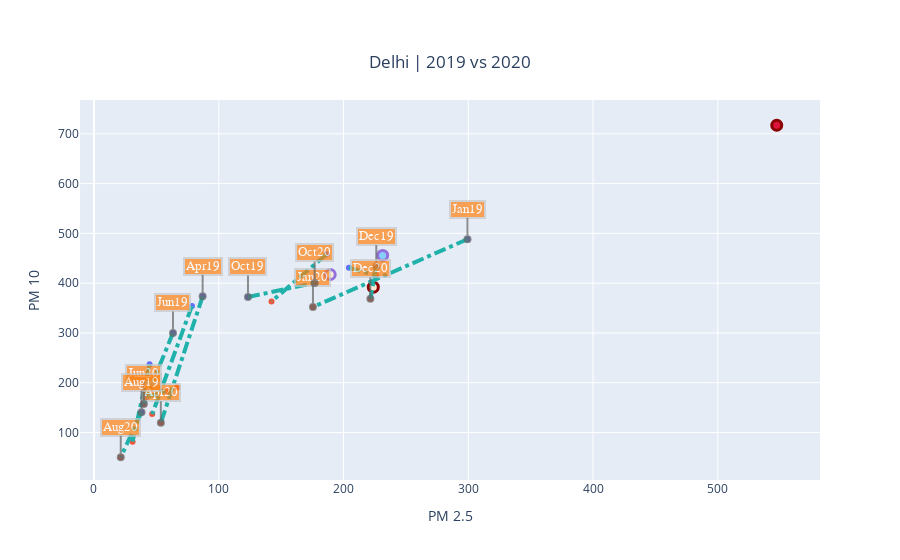

Here is the notebook cell this chart was saved with:
### Code cell
### 2019 ###
xlist = pm25_2019["value"]
xlist = np.asarray(xlist)
ylist = pm10_2019["value"]
ylist = np.asarray(ylist)
merged_list = tuple(zip(xlist, ylist))

### 2020 ###
xlist1 = pm25_2020["value"]
xlist1 = np.asarray(xlist1)
ylist1 = pm10_2020["value"]
ylist1 = np.asarray(ylist1)
merged_list1 = tuple(zip(xlist1, ylist1))

fig= go.Figure()

########################### 2019 ############################


fig.add_trace(go.Scatter(x=pm25_2019["value"], y=pm10_2019["value"], mode = 'markers', name="2019"))

fig.add_trace(go.Scatter(x=pm25_2020["value"], y=pm10_2020["value"], mode = 'markers', name="2020"))


month_19 = ['Jan19','Feb19','','Apr19','May19','Jun19','Jul19','Aug19','Sep19','Oct19','Nov19','Dec19']
month_20 = ['Jan20','Feb20','','Apr20','May20','Jun20','Jul20','Aug20','Sep20','Oct20','Nov20','Dec20']
num_month = [0,3,5,7,9,11] ## 2 == march (data NA)

month_list = list(map(lambda x, y:(x,y), month_19, month_20)) 

for i in num_month:
    fig.add_annotation(
                x=merged_list[i][0],
                y=merged_list[i][1],
                text= month_list[i][0],
    showarrow=True,
            font=dict(
                family="Courier New, monospace",
                size=13,
                color="#ffffff"
                ),
            align="center",
            arrowhead=6,
            arrowsize=1,
            arrowwidth=2,
            arrowcolor="#636363",
            ax=0,
            ay=-30,
            bordercolor="#c7c7c7",
            borderwidth=2,
            borderpad=1,
            bgcolor="#ff7f0e",
            opacity=0.7)


    fig.add_annotation(
                x=merged_list1[i][0],
                y=merged_list1[i][1],
                text= month_list[i][1],
    showarrow=True,
            font=dict(
                family="Courier New, monospace",
                size=13,
                color="#ffffff"
                ),
            align="center",
            arrowhead=6,
            arrowsize=1,
            arrowwidth=2,
            arrowcolor="#636363",
            ax=0,
            ay=-30,
            bordercolor="#c7c7c7",
            borderwidth=2,
            borderpad=1,
            bgcolor="#ff7f0e",
            opacity=0.7)

    fig.update_annotations(visible=True)
###################################### joining Jan 2019 - Jan 2020 #################

for i in num:
    fig.add_shape(type="line",
    x0=merged_list[i][0], y0=merged_list[i][1], x1=merged_list1[i][0], y1=merged_list1[i][1],
    line=dict(
        color="LightSeaGreen",
        width=4,
        dash="dashdot",
    )
             )

##################################### Diwali 2019 Markers ###########################


x1_d19 = merged_list[9][0]
y1_d19 = merged_list[9][1]
x2_d19 = merged_list[10][0]
y2_d19 = merged_list[10][1]

D19 = ((0.16*x1_d19 + 0.83*x2_d19), (0.16*y1_d19 + 0.83*y2_d19))

fig.add_trace(
    go.Scatter(
        mode='markers',
        x=[D19[0]],
        y=[D19[1]],
        marker=dict(
            color='antiquewhite',
            size=10,
            line=dict(
                color='MediumPurple',
                width=3
            )
        ),
        showlegend=False
    )
)

df1pm25=PM25_2019.query("utc >= '2019-10-27' and utc <='2019-10-28'")
xval1 = df1pm25['value'].mean()
df1pm10=PM10_2019.query("utc >= '2019-10-27' and utc <='2019-10-28'")
yval1 = df1pm10['value'].mean()


fig.add_trace(
    go.Scatter(
        mode='markers',
        x=[xval1],
        y=[yval1],
        name = 'Diwali 2019 (27 Oct)',
        marker=dict(
            color='LightSkyBlue',
            size=10,
            line=dict(
                color='MediumPurple',
                width=3
            )
        ),
        showlegend=True
    )
)


################################### Diwali 2020 Markers #############################

x1_d20 = merged_list1[10][0]
y1_d20 = merged_list1[10][1]
x2_d20 = merged_list1[11][0]
y2_d20 = merged_list1[11][1]

D20 = ((0.5*x1_d20 + 0.5*x2_d20), (0.5*y1_d20 + 0.5*y2_d20))

fig.add_trace(
    go.Scatter(
        mode='markers',
        x=[D20[0]],
        y=[D20[1]],
        marker=dict(
            color='antiquewhite',
            size=10,
            line=dict(
                color='darkred',
                width=3
            )
        ),
        showlegend=False
    )
)

dfpm25=PM25_2020.query("utc >= '2020-11-14' and utc <='2020-11-15'")
xval = dfpm25['value'].mean()
dfpm10=PM10_2020.query("utc >= '2020-11-14' and utc <='2020-11-15'")
yval = dfpm10['value'].mean()

fig.add_trace(
    go.Scatter(
        mode='markers',
        x=[xval],
        y=[yval],
        name= 'Diwali 2020 (14 Nov)',
        marker=dict(
            color='Crimson',
            size=10,
            line=dict(
                color='darkred',
                width=3,
            )
        ),
        showlegend=True
    )
)


####################################################################################
fig.update_layout(
    showlegend=False,
    title={
        'text': f" Delhi | 2019 vs 2020",
        'y':0.9,
        'x':0.5,
        'xanchor': 'center',
        'yanchor': 'top'},
    xaxis_title="PM 2.5",
    yaxis_title="PM 10",
    annotations=[
        dict(
            xref="x",
            yref="y",
        )
    ]
)
fig.show()
fig.write_html("openaq_agg_month/delhi.html")

### Figure 1 — Plotly figure (JSON) as saved in the notebook; plotly's stock layout.template omitted (floating-point values rounded to 4 significant figures)
{"data": [{"mode": "markers", "name": "2019", "type": "scatter", "x": [299.4, 186.4, null, 87.07, 78.53, 63.32, 44.53, 38.09, 41.97, 123.4, 204.3, 226.3], "y": [488.3, 458.0, null, 373.5, 354.3, 299.9, 237.1, 140.7, 171.1, 372.3, 431.1, 433.6]}, {"mode": "markers", "name": "2020", "type": "scatter", "x": [175.5, 142.3, 66.77, 53.59, 46.66, 39.98, 30.93, 21.45, 58.97, 176.9, 226.2, 221.5], "y": [352.1, 363.2, 190.1, 119.5, 136.9, 157.4, 81.51, 50.25, 183.1, 400.4, 415.6, 368.5]}, {"marker": {"color": "antiquewhite", "line": {"color": "MediumPurple", "width": 3}, "size": 10}, "mode": "markers", "showlegend": false, "type": "scatter", "x": [189.3], "y": [417.4]}, {"marker": {"color": "LightSkyBlue", "line": {"color": "MediumPurple", "width": 3}, "size": 10}, "mode": "markers", "name": "Diwali 2019 (27 Oct)", "showlegend": true, "type": "scatter", "x": [231.4], "y": [455.7]}, {"marker": {"color": "antiquewhite", "line": {"color": "darkred", "width": 3}, "size": 10}, "mode": "markers", "showlegend": false, "type": "scatter", "x": [223.9], "y": [392.0]}, {"marker": {"color": "Crimson", "line": {"color": "darkred", "width": 3}, "size": 10}, "mode": "markers", "name": "Diwali 2020 (14 Nov)", "showlegend": true, "type": "scatter", "x": [547.2], "y": [717.2]}], "layout": {"annotations": [{"align": "center", "arrowcolor": "#636363", "arrowhead": 6, "arrowsize": 1, "arrowwidth": 2, "ax": 0, "ay": -30, "bgcolor": "#ff7f0e", "bordercolor": "#c7c7c7", "borderpad": 1, "borderwidth": 2, "font": {"color": "#ffffff", "family": "Courier New, monospace", "size": 13}, "opacity": 0.7, "showarrow": true, "text": "Jan19", "visible": true, "x": 299.4, "xref": "x", "y": 488.3, "yref": "y"}, {"align": "center", "arrowcolor": "#636363", "arrowhead": 6, "arrowsize": 1, "arrowwidth": 2, "ax": 0, "ay": -30, "bgcolor": "#ff7f0e", "bordercolor": "#c7c7c7", "borderpad": 1, "borderwidth": 2, "font": {"color": "#ffffff", "family": "Courier New, monospace", "size": 13}, "opacity": 0.7, "showarrow": true, "text": "Jan20", "visible": true, "x": 175.5, "xref": "x", "y": 352.1, "yref": "y"}, {"align": "center", "arrowcolor": "#636363", "arrowhead": 6, "arrowsize": 1, "arrowwidth": 2, "ax": 0, "ay": -30, "bgcolor": "#ff7f0e", "bordercolor": "#c7c7c7", "borderpad": 1, "borderwidth": 2, "font": {"color": "#ffffff", "family": "Courier New, monospace", "size": 13}, "opacity": 0.7, "showarrow": true, "text": "Apr19", "visible": true, "x": 87.07, "xref": "x", "y": 373.5, "yref": "y"}, {"align": "center", "arrowcolor": "#636363", "arrowhead": 6, "arrowsize": 1, "arrowwidth": 2, "ax": 0, "ay": -30, "bgcolor": "#ff7f0e", "bordercolor": "#c7c7c7", "borderpad": 1, "borderwidth": 2, "font": {"color": "#ffffff", "family": "Courier New, monospace", "size": 13}, "opacity": 0.7, "showarrow": true, "text": "Apr20", "visible": true, "x": 53.59, "xref": "x", "y": 119.5, "yref": "y"}, {"align": "center", "arrowcolor": "#636363", "arrowhead": 6, "arrowsize": 1, "arrowwidth": 2, "ax": 0, "ay": -30, "bgcolor": "#ff7f0e", "bordercolor": "#c7c7c7", "borderpad": 1, "borderwidth": 2, "font": {"color": "#ffffff", "family": "Courier New, monospace", "size": 13}, "opacity": 0.7, "showarrow": true, "text": "Jun19", "visible": true, "x": 63.32, "xref": "x", "y": 299.9, "yref": "y"}, {"align": "center", "arrowcolor": "#636363", "arrowhead": 6, "arrowsize": 1, "arrowwidth": 2, "ax": 0, "ay": -30, "bgcolor": "#ff7f0e", "bordercolor": "#c7c7c7", "borderpad": 1, "borderwidth": 2, "font": {"color": "#ffffff", "family": "Courier New, monospace", "size": 13}, "opacity": 0.7, "showarrow": true, "text": "Jun20", "visible": true, "x": 39.98, "xref": "x", "y": 157.4, "yref": "y"}, {"align": "center", "arrowcolor": "#636363", "arrowhead": 6, "arrowsize": 1, "arrowwidth": 2, "ax": 0, "ay": -30, "bgcolor": "#ff7f0e", "bordercolor": "#c7c7c7", "borderpad": 1, "borderwidth": 2, "font": {"color": "#ffffff", "family": "Courier New, monospace", "size": 13}, "opacity": 0.7, "showarrow": true, "text": "Aug19", "visible": true, "x": 38.09, "xref": "x", "y": 140.7, "yref": "y"}, {"align": "center", "arrowcolor": "#636363", "arrowhead": 6, "arrowsize": 1, "arrowwidth": 2, "ax": 0, "ay": -30, "bgcolor": "#ff7f0e", "bordercolor": "#c7c7c7", "borderpad": 1, "borderwidth": 2, "font": {"color": "#ffffff", "family": "Courier New, monospace", "size": 13}, "opacity": 0.7, "showarrow": true, "text": "Aug20", "visible": true, "x": 21.45, "xref": "x", "y": 50.25, "yref": "y"}, {"align": "center", "arrowcolor": "#636363", "arrowhead": 6, "arrowsize": 1, "arrowwidth": 2, "ax": 0, "ay": -30, "bgcolor": "#ff7f0e", "bordercolor": "#c7c7c7", "borderpad": 1, "borderwidth": 2, "font": {"color": "#ffffff", "family": "Courier New, monospace", "size": 13}, "opacity": 0.7, "showarrow": true, "text": "Oct19", "visible": true, "x": 123.4, "xref": "x", "y": 372.3, "yref": "y"}, {"align": "center", "arrowcolor": "#636363", "arrowhead": 6, "arrowsize": 1, "arrowwidth": 2, "ax": 0, "ay": -30, "bgcolor": "#ff7f0e", "bordercolor": "#c7c7c7", "borderpad": 1, "borderwidth": 2, "font": {"color": "#ffffff", "family": "Courier New, monospace", "size": 13}, "opacity": 0.7, "showarrow": true, "text": "Oct20", "visible": true, "x": 176.9, "xref": "x", "y": 400.4, "yref": "y"}, {"align": "center", "arrowcolor": "#636363", "arrowhead": 6, "arrowsize": 1, "arrowwidth": 2, "ax": 0, "ay": -30, "bgcolor": "#ff7f0e", "bordercolor": "#c7c7c7", "borderpad": 1, "borderwidth": 2, "font": {"color": "#ffffff", "family": "Courier New, monospace", "size": 13}, "opacity": 0.7, "showarrow": true, "text": "Dec19", "visible": true, "x": 226.3, "xref": "x", "y": 433.6, "yref": "y"}, {"align": "center", "arrowcolor": "#636363", "arrowhead": 6, "arrowsize": 1, "arrowwidth": 2, "ax": 0, "ay": -30, "bgcolor": "#ff7f0e", "bordercolor": "#c7c7c7", "borderpad": 1, "borderwidth": 2, "font": {"color": "#ffffff", "family": "Courier New, monospace", "size": 13}, "opacity": 0.7, "showarrow": true, "text": "Dec20", "visible": true, "x": 221.5, "xref": "x", "y": 368.5, "yref": "y"}], "shapes": [{"line": {"color": "LightSeaGreen", "dash": "dashdot", "width": 4}, "type": "line", "x0": 299.4, "x1": 175.5, "y0": 488.3, "y1": 352.1}, {"line": {"color": "LightSeaGreen", "dash": "dashdot", "width": 4}, "type": "line", "x0": 186.4, "x1": 142.3, "y0": 458.0, "y1": 363.2}, {"line": {"color": "LightSeaGreen", "dash": "dashdot", "width": 4}, "type": "line", "x0": 87.07, "x1": 53.59, "y0": 373.5, "y1": 119.5}, {"line": {"color": "LightSeaGreen", "dash": "dashdot", "width": 4}, "type": "line", "x0": 78.53, "x1": 46.66, "y0": 354.3, "y1": 136.9}, {"line": {"color": "LightSeaGreen", "dash": "dashdot", "width": 4}, "type": "line", "x0": 63.32, "x1": 39.98, "y0": 299.9, "y1": 157.4}, {"line": {"color": "LightSeaGreen", "dash": "dashdot", "width": 4}, "type": "line", "x0": 44.53, "x1": 30.93, "y0": 237.1, "y1": 81.51}, {"line": {"color": "LightSeaGreen", "dash": "dashdot", "width": 4}, "type": "line", "x0": 38.09, "x1": 21.45, "y0": 140.7, "y1": 50.25}, {"line": {"color": "LightSeaGreen", "dash": "dashdot", "width": 4}, "type": "line", "x0": 41.97, "x1": 58.97, "y0": 171.1, "y1": 183.1}, {"line": {"color": "LightSeaGreen", "dash": "dashdot", "width": 4}, "type": "line", "x0": 123.4, "x1": 176.9, "y0": 372.3, "y1": 400.4}, {"line": {"color": "LightSeaGreen", "dash": "dashdot", "width": 4}, "type": "line", "x0": 204.3, "x1": 226.2, "y0": 431.1, "y1": 415.6}, {"line": {"color": "LightSeaGreen", "dash": "dashdot", "width": 4}, "type": "line", "x0": 226.3, "x1": 221.5, "y0": 433.6, "y1": 368.5}], "showlegend": false, "title": {"text": " Delhi | 2019 vs 2020", "x": 0.5, "xanchor": "center", "y": 0.9, "yanchor": "top"}, "xaxis": {"title": {"text": "PM 2.5"}}, "yaxis": {"title": {"text": "PM 10"}}}}
